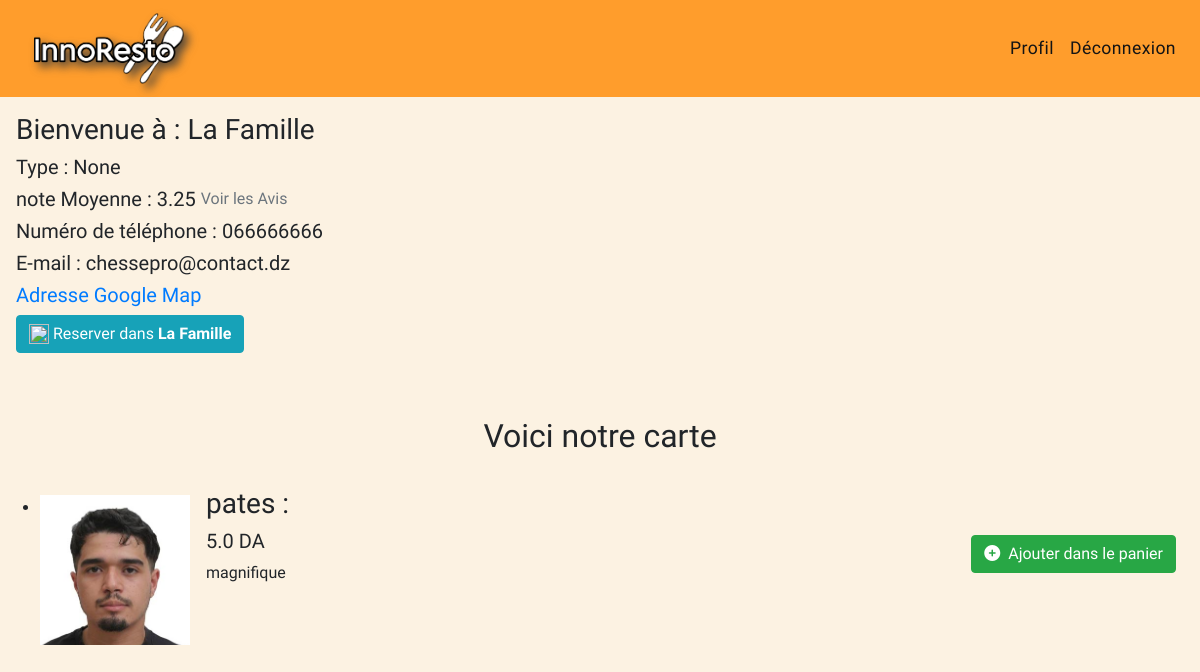
The page /1/ (signed in) on the database as committed earlier.
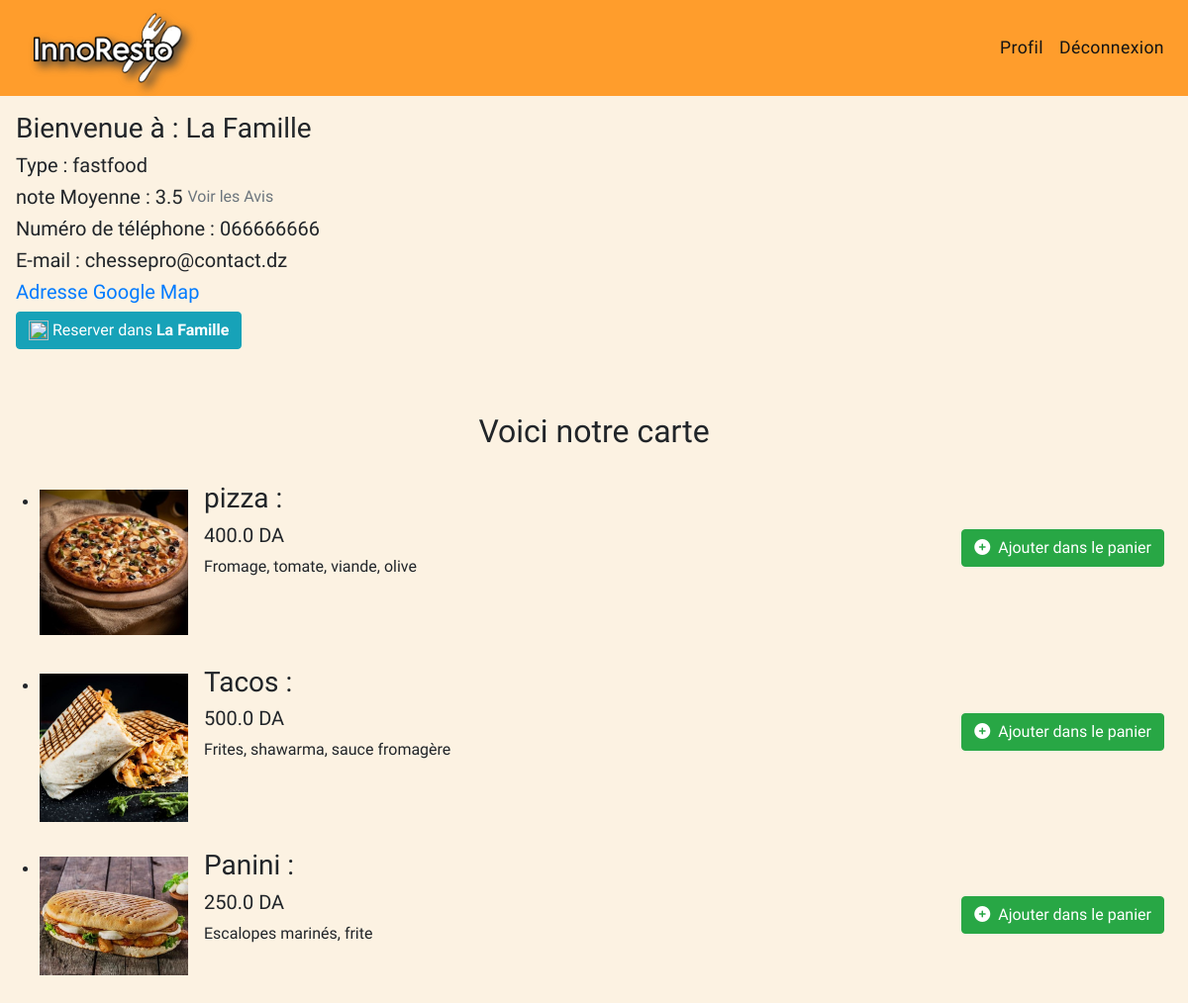
The same page on the database as committed later.
### app1/models.py (models this page shows, shortened)
class Restaurant(models.Model):
    proprietaire = models.ForeignKey('Restaurateur', on_delete=models.CASCADE, null=False, blank=True)
    resto_name = models.CharField(max_length=100)
    type = models.CharField(max_length=100, null=True, blank=True)
    phone_resto = models.CharField(max_length=15)
    mail_address = models.CharField(max_length=200)
    address = models.CharField(max_length=200)
    map_url = models.URLField(blank=True, null=True)
    moyenne = models.FloatField(default=2.5)

class Product(models.Model):
    name = models.CharField(max_length=128)
    slug = models.SlugField(unique=True, max_length=255, blank=True, null=True, editable=False)
    price = models.FloatField(default=0.0)
    description = models.TextField(blank=True)
    thumbnail = models.ImageField(upload_to="products", blank=True, null=True)
    restaurant = models.ForeignKey(Restaurant, on_delete=models.CASCADE, related_name='products')    # menu = models.ForeignKey(Menu, on_delete=models.CASCADE, related_name='products')

### app1/views.py (the view)
# urls.py: path('<int:pk>/', views.affichage_menu, name='menu'),
def affichage_menu(request, pk):
        resto = Restaurant.objects.get(id = pk)
        menu = Product.objects.filter(restaurant__resto_name  = resto.resto_name)
        return render(request, 'app1/menu.html', context={"menu": menu, "resto" : resto})

### templates/app1/menu.html (shortened to what this page needs)
{%extends 'base.html'%}
{% block content %}
    <div class="left m-3">
        <h3>Bienvenue à : {{resto.resto_name}}</h3>
        <h5>Type : {{resto.type}}</h5>
        <h5 style="float: left;margin-right: 5px;">note Moyenne : {{resto.moyenne}}</h5> <span class="d-block ml-2"><a class="d-inline text-muted"  href="{%url 'avis_restaurant' resto.id %}">Voir les Avis</a></span>
        <h5 style="clear: both;">Numéro de téléphone :  {{resto.phone_resto}}</h5>
        <h5>E-mail : {{resto.mail_address}}</h5>
        <h5><a href="{{ resto.map_url }}">Adresse Google Map</a></h5>
        {% if user.is_authenticated %}
        <a class="btn btn-info text-black" href="{% url 'reserver' resto.id %}"> <img width="20" src="https://img.icons8.com/ios/50/FFFFFF/reservation.png">  Reserver dans <strong>{{resto.resto_name}}</strong></a>
        {% endif %}
    </div>
    <br><br>
    <center><h2>Voici notre carte</h2></center>
    <br>
    <ul>
        {% for plat in menu %}
        <li>
            {% if plat.thumbnail%}
                <div class="float-left mr-3 mt-2" style="width:150px; height:150px; overflow: hidden;">
                    <img src="{{ plat.thumbnail.url }}" alt="" height="" style="width:100%;object-fit: cover;">
                </div>
            {%endif%}
            {% if user.is_authenticated %}
                <a id="addToCart" href="{% url 'add_to_cart' plat.slug %}" class="btn btn-success float-right mt-5 mr-4"><i class="fa-solid fa-circle-plus mr-2" style="color: #ffffff;"></i>Ajouter dans le panier</a>
            {% endif %}
            <h3>{{plat.name}} : </h3>
            <h5>{{plat.price}} DA</h5>
            <p>{{plat.description}}</p>
        {% if user.is_authenticated %}
        </li>
        <br>
        {%endif%}
        <br><br>
        {% endfor %}
    </ul>
{% endblock %}

Rows that differ between the two databases and show on the page:
removed Product: thumbnail (picture), name "pates", price "5.0", description "magnifique"
changed Restaurant "La Famille": type "None" → "fastfood"; moyenne "3.25" → "3.5"
added Product: thumbnail (picture), name "pizza", price "400.0", description "Fromage, tomate, viande, olive"
added Product: thumbnail (picture), name "Tacos", price "500.0", description "Frites, shawarma, sauce fromagère"
added Product: thumbnail (picture), name "Panini", price "250.0", description "Escalopes marinés, frite"
